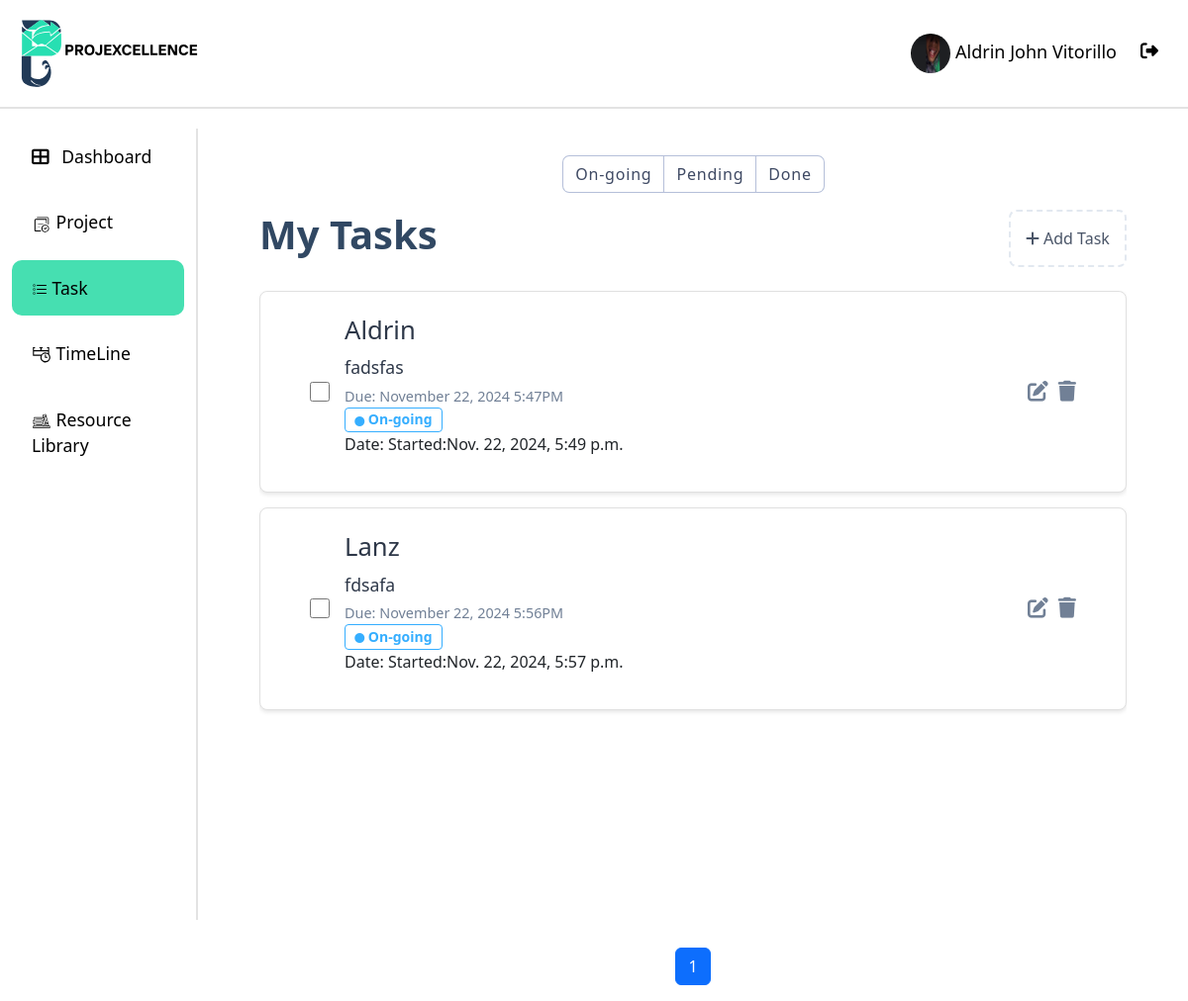
Screenshot of /task/On-going/ (signed in) with the database file from the repository.
### api/models.py (models this page shows, shortened)
class User(AbstractUser):
    ROLE_CHOICES = [
        ("ADMIN", "Admin"),
        ("PM", "projectmanger"),
        ("MEMBER", "member"),
    ]
    STATUS_CHOICES = [
        ("APPROVED", "Approved"),
        ("REJECTED", "Rejected"),
        ("PENDING", "Pending"),
    ]
    username = None  # Remove the username field entirely
    email = models.EmailField(_("email address"), unique=True)
    phone_regex = RegexValidator(
        regex=r"^\+?1?\d{9,15}$",
        message="Phone number must be entered in the format: '+999999999'. Up to 15 digits allowed.",
    )
    phone_number = models.CharField(validators=[phone_regex], max_length=17, blank=True)
    role = models.CharField(max_length=10, choices=ROLE_CHOICES, default="EMPLOYEE")
    date_of_hire = models.DateField(blank=True, null=True)
    profile_path = models.ImageField(null=True, blank=True,upload_to='profile/' )
    status = models.CharField(max_length=20, choices=STATUS_CHOICES, default="PENDING")
    groups = models.ManyToManyField(
        "auth.Group",
        verbose_name=_("groups"),
        blank=True,
        related_name="custom_user_set",
        related_query_name="custom_user",
    )
    user_permissions = models.ManyToManyField(
        "auth.Permission",
        verbose_name=_("user permissions"),
        blank=True,
        related_name="custom_user_set",
        related_query_name="custom_user",
    )
    objects = UserManager()
    USERNAME_FIELD = "email"
    REQUIRED_FIELDS = ["first_name", "last_name", "date_of_hire", "password"]
    def __str__(self):
        return f"{self.first_name} {self.last_name}"

class Task(models.Model):
    STATUS_CHOICES = [
        ("On-going", "On-going"),
        ("Pending", "Pending"),
        ("Done", "Done"),
    ]
    project_id = models.ForeignKey(Project, on_delete=models.CASCADE)
    task_name = models.CharField(max_length=50)
    description = models.TextField()
    assigned_to = models.ForeignKey( User, on_delete=models.CASCADE, related_name="assigned_tasks" )
    created_by = models.ForeignKey(User, on_delete=models.CASCADE, related_name="created_tasks")
    status = models.CharField(max_length=10, choices=STATUS_CHOICES, default="Pending")
    due_date = models.DateTimeField(default=timezone.now)
    completed = models.BooleanField(default=False)
    isAccepted = models.BooleanField(default=False)
    date_started = models.DateTimeField(null=True, blank=True, default=None)
    created_at = models.DateTimeField(auto_now_add=True)
    updated_at = models.DateTimeField(auto_now=True)

### api/views.py (the view)
# urls.py: path("task/<str:status>/", views.task_list, name="task"),
@login_required
def task_list(request,status):
    tasks = Task.objects.filter(assigned_to=request.user, status=status).order_by("due_date")
    task_filter = TaskFilter(request.GET, queryset=tasks)
    paginator = Paginator(task_filter.qs, 10)
    page_number = request.GET.get("page")
    page_obj = paginator.get_page(page_number)
    edit_task_forms = {task.id: TaskForm(instance=task) for task in tasks}
    context = {
        "page_obj": page_obj,
        "edit_task_forms": edit_task_forms,
        "add_task_form": TaskForm(),
        "filter": task_filter,
    }
    return render(request, "task.html", context)

### api/forms.py (shortened to what this page needs)
class TaskForm(forms.ModelForm):
    class Meta:
        model = Task
        fields = ["task_name", "description", "assigned_to", "due_date", "status"]
        widgets = {
            "task_name": forms.TextInput(attrs={"class": "form-control"}),
            "description": forms.Textarea(attrs={"class": "form-control"}),
            "due_date": forms.DateTimeInput(attrs={"type": "datetime-local", "class": "form-control"}),
            "status": forms.Select(attrs={"class": "form-control"}),
        }
        labels = {
            "task_name": "Task Name",
            "description": "Task Description",
            "assigned_to": "Assign To",
            "due_date": "Due Date",
            "status": "Task Status"
        }
    def __init__(self, *args, project=None, **kwargs):
        super().__init__(*args, **kwargs)
        if project:
            self.fields['assigned_to'].queryset = User.objects.filter(
                teammembership__project=project,
                is_active=True
            ).distinct()

### api/templatetags/custom_filters.py (called while the page is built)
@register.filter
def dict_get(d, key):
    return d.get(key)

### api/templates/task.html (shortened to what this page needs)
{% extends "base.html" %}
{% load crispy_forms_tags %}
{% load custom_filters %}
{% block content %}
    <div class="mydict">
        <div>
            <label for="On-going">
                <span class="filter-bar">On-going</span>
            </label>
            <label for="Pending">
                <span class="filter-bar"></i>Pending</span>
            </label>
            <label for="Done">
                <span class="filter-bar">Done</span>
            </label>
        </div>
    </div>
<div class="page-container">
    <div class="content-wrapper">
        <div class="d-flex justify-content-between align-items-center mb-4">
            <h1>My Tasks</h1>
            <div class="add-task" data-bs-toggle="modal" data-bs-target="#addTaskModal">
                <i class="fas fa-plus mr-2"></i> Add Task
            </div>
        </div>
        <div id="tasks-list">
            {% for task in page_obj %}
            <div class="task-item {% if task.completed %}completed{% endif %}">
                <div class="task-content">
                    <input type="checkbox" class="task-checkbox" {% if task.completed %}checked{% endif %}>
                    <div>
                        <div class="task-title">{{ task.task_name }}</div>
                        <div class="task-description">{{ task.description }}</div>
                        <div class="task-due-date">Due: {{ task.due_date|date:"F j, Y g:iA" }}</div>
                        <span class="badge {{ task.status|lower }}">
                            <i class="bi bi-circle-fill icon-small" style="width: 0.1px;"></i> {{ task.status }}
                        </span>
                        {%if task.status == 'On-going'%}
                        <span>
                        <p>Date: Started:{{ task.date_started }}</p>
                        </span>
                        {%endif%}
                    </div>
                    <div class="task-actions">
                        <i class="fas fa-edit" data-bs-toggle="modal" data-bs-target="#editTaskModal{{ task.id }}"></i>
                        <i class="fas fa-trash" data-bs-toggle="modal" data-bs-target="#deleteTaskModal{{ task.id }}"></i>
                    </div>
                </div>
            </div>
            {% empty %}
                <div class="task-item" style="display: flex; justify-content: center;">
                    <h4 class="text-center" >You have no tasks to accomplish.<br/><small>Set up tasks to have a productive day ahead.</small></h4>
                </div>
            {% endfor %}
        </div>
        <nav aria-label="Page navigation" class="mt-auto">
            <ul class="pagination justify-content-center">
                {% for num in page_obj.paginator.page_range %}
                    {% if page_obj.number == num %}
                        <li class="page-item active"><span class="page-link">{{ num }}</span></li>
                    {% elif num > page_obj.number|add:'-3' and num < page_obj.number|add:'3' %}
                        <li class="page-item"><a class="page-link" href="?page={{ num }}">{{ num }}</a></li>
                    {% endif %}
                {% endfor %}
            </ul>
        </nav>
    </div>
</div>
{% endblock content %}

### api/templates/base.html (shortened to what this page needs)
{% load static %}
<!DOCTYPE html>
<html lang="en">
  <head>
    <link
      href="https://cdn.jsdelivr.net/npm/bootstrap@5.3.0/dist/css/bootstrap.min.css"
      rel="stylesheet"
    />
    <link href="https://cdn.jsdelivr.net/npm/bootstrap-icons/font/bootstrap-icons.css" rel="stylesheet">
    <link
      href="https://cdnjs.cloudflare.com/ajax/libs/font-awesome/6.4.0/css/all.min.css"
      rel="stylesheet"
    />
    <link href="https://cdn.jsdelivr.net/npm/bootstrap@5.3.0/dist/css/bootstrap.min.css" rel="stylesheet">
  </head>
  <body>
    <header>
      <div class="header">
          <img src="{% static '/res/slogo.svg' %}" alt="logo" width="200px">
          <div class="profile" >
            <a class="nav-link {% if request.resolver_match.url_name == 'profile' %}active{% endif %}" href="{% url 'profile' %}">
              {% if request.user.profile_path.url != null  %}
                <img class="avatar" src="{{ request.user.profile_path.url }}" width="40px" height="40px" style="border-radius: 50%;" >
              {%endif%}
              {{ request.user.first_name|capfirst }} {{ request.user.last_name|capfirst }}
            </a>
            <a class="nav-link" href="{% url 'logout' %}" onclick="event.preventDefault(); document.getElementById('logout-form').submit();" style="margin-top: 5px;">
              <i class="fas fa-sign-out-alt me-2"></i>
            </a>
          </div>
      </div>
    </header>
    <div class="container-fluid">
      <div class="row">
        <nav
          id="sidebarMenu"
          class="col-md-3 col-lg-2 d-md-block sidebar collapse"
        >
          <ul class="nav flex-column">
            <li class="nav-item">
              <a class="nav-link {% if request.resolver_match.url_name == 'dashboard' %}active{% endif %}" href="{% url 'dashboard' %}">
                <i class="fas fa-th-large me-2"></i> Dashboard
              </a>
            </li>
            <li class="nav-item">
              <a class="nav-link {% if request.resolver_match.url_name == 'project' %}active{% endif %}" href="{% url 'project' %}">
                <img src="{% static '/res/projectIcon.svg' %}" alt="logo" width="20px">  Project
              </a>
            </li>
            <li class="nav-item">
              <a class="nav-link {% if request.resolver_match.url_name == 'task' %}active{% endif %}" href="{% url 'task' 'Pending' %}">
                 Task
              </a>
            </li>
            <li class="nav-item">
              <a class="nav-link {% if request.resolver_match.url_name == 'timeline' %}active{% endif %}" href="{% url 'timeline' %}">
                <img src="{% static '/res/timelineIcon.svg' %}" alt="logo" width="20px">  TimeLine
              </a>
            </li>
            <li class="nav-item">
              <a class="nav-link {% if request.resolver_match.url_name == 'resourceLib' %}active{% endif %}" href="{% url 'resourceLib' %}">
                <img src="{% static '/res/resourceIcon.svg' %}" alt="logo" width="20px"> Resource Library
              </a>
            </li>
          </ul>
        </nav>
        <main class="col-md-9 ms-sm-auto col-lg-10 px-md-4 main-content">
          {% block content %}{% endblock content %}
        </main>
      </div>
    </div>
  </body>
</html>

### api/templates/base.html (style rules this page uses)
.header { overflow: hidden; background-color: #ffffff; padding: 20px 10px; position: fixed; top: 0; width: 100%; z-index: 1000; margin-bottom: 10px; border-bottom: 2px solid #e3e3e3; height: 110px; display: flex; justify-content: space-between; align-items: center; }
.header a { float: left; color: black; text-align: center; padding: 12px; text-decoration: none; font-size: 18px; line-height: 25px; border-radius: 4px; }
body { margin-top: 130px; background-color: #ffffff; }
.sidebar { background-color: #ffffff; color: black; height: 100vh; overflow-y: auto; position: fixed; top: 100; left: 0; z-index: 1000; border-right: 2px solid #e3e3e3; }
.sidebar .nav-link { color: black; padding: 15px 20px; font-size: 1.1rem; margin-bottom: 10px; }
.sidebar .nav-link.active { background-color: #46DFB1; border-radius: 10px; color: black; }
.main-content { margin-left: 0; padding-top: 20px; }

### api/templates/task.html (style rules this page uses)
.page-container { display: flex; flex-direction: column; min-height: 100vh; margin-left: 4%; margin-right: 4%; }
.content-wrapper { flex: 1; display: flex; flex-direction: column; }
#tasks-list { flex: 1; overflow-y: auto; margin-bottom: 20px; }
.task-content { display:flex; align-items: center; }
.task-item { background-color: #ffffff; border: 1px solid #e0e0e0; border-radius: 8px; padding: 20px; padding-left: 50px; padding-right: 50px; margin-bottom: 15px; cursor: pointer; transition: all 0.3s ease; box-shadow: 0 2px 4px rgba(0,0,0,0.1); }
.task-checkbox { margin-right: 15px; width: 20px; height: 20px; }
.task-description { font-size: 1.1rem; color: #2d3748; margin-bottom: 5px; }
.task-title { font-size: 1.6rem; color: #2d3748; margin-bottom: 5px; }
.task-due-date { font-size: 0.9rem; color: #718096; }
.add-task { color: #4a5568; cursor: pointer; padding: 15px; border: 2px dashed #e2e8f0; border-radius: 8px; display: inline-block; transition: all 0.3s ease; }
.task-actions { margin-left: auto; display: flex; gap: 10px; align-items: center; }
.task-actions i { cursor: pointer; margin: 0; color: #718096; transition: color 0.2s ease; font-size: 1.3em; }
.badge.on-going { display: inline-block; padding: 0.35em 0.65em; font-size: 0.875rem; font-weight: 600; color: rgb(53, 174, 255); border: 1px solid rgb(53, 174, 255); border-radius: 0.25rem; }
.badge { padding: 5px 10px; border-radius: 4px; color: #fff; font-weight: bold; }
.mydict div { display: flex; flex-wrap: wrap; margin-top: 0.5rem; margin-bottom: 18px; justify-content: center; }
label span { display: block; cursor: pointer; background-color: #fff; padding: 0.375em .75em; position: relative; margin-left: .0625em; box-shadow: 0 0 0 0.0625em #b5bfd9; letter-spacing: .05em; color: #3e4963; text-align: center; transition: background-color .5s ease; }
label:first-child span { border-radius: .375em 0 0 .375em; }
label:last-child span { border-radius: 0 .375em .375em 0; }
.icon-small { font-size: 10px; }
h1 { font-weight: 700; color: #314863; }

### rows the page displays
User: user.profile_path (picture), user.first_name "Aldrin John", user.last_name "Vitorillo"
Task: task_name "Aldrin", description "fadsfas", due_date "November 22, 2024 5:47PM", status "On-going", date_started "Nov. 22, 2024, 5:49 p.m."
Task: task_name "Lanz", description "fdsafa", due_date "November 22, 2024 5:56PM", status "On-going", date_started "Nov. 22, 2024, 5:57 p.m."

### other values shown
{{ num }} "1"
